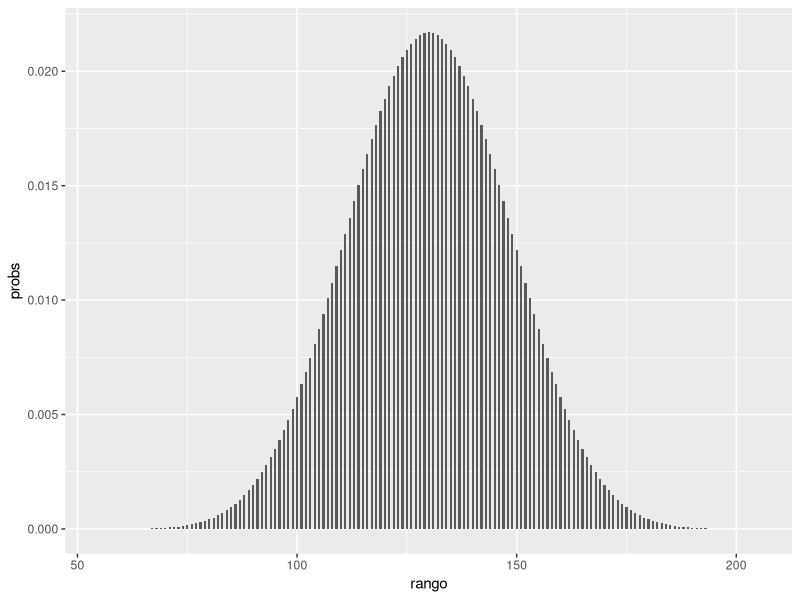

Here is the R script that generated this plot:
library(tidyverse)
# Defino el cache/memoria de la funcion
max_n <- 50
max_m <- 50
max_k <- sum( (max_m+1):(max_n+max_m) )
memU <- array(dim = c(max_k, max_m, max_n))

# A falta del caracter 'Delta', usamos 'A'
A <- function(k, m, n) {
  # Devolver valores limites
  if (k < 0) { return(0) } # Regla A
  if (n == 0) { return(k==m*(m+1)/2) } # Regla B
  if (m == 0 | k == 0) { return(k==0 & m == 0) } # Regla C
  
  # De estar precomputado, devolver el valor
  if (!is.na(memU[k,m,n])) { return(memU[k,m,n]) }
  
  # Si no, calcularlo, cachearlo y devolverlo
  valor <- A(k-(m+n), m-1, n) + A(k, m, n-1)
  memU[k,m,n] <<- valor
  return(valor)
}

# En R, `dX` es la densidad de la distribucion X
dU <- function(x, m, n) {
  # Devuelve Pr(U = xi | n, m) para cada xi en x
  posibles <- map_dbl(x, A, m=m, n=n)
  totales <- choose(m+n, m)
  return(posibles / totales)
}

tablaU <- function(m, n) {
  tibble(
    # Dados n, m, el soporte de U esta dado por
    rango = (m*(m+1)/2):(m*n + m*(m+1)/2),
    probs = dU(rango, m, n))
}

tablaU(2,2)

tablaU(10, 15) %>%
  ggplot(aes(rango, probs)) +
  geom_col(width = 0.5)